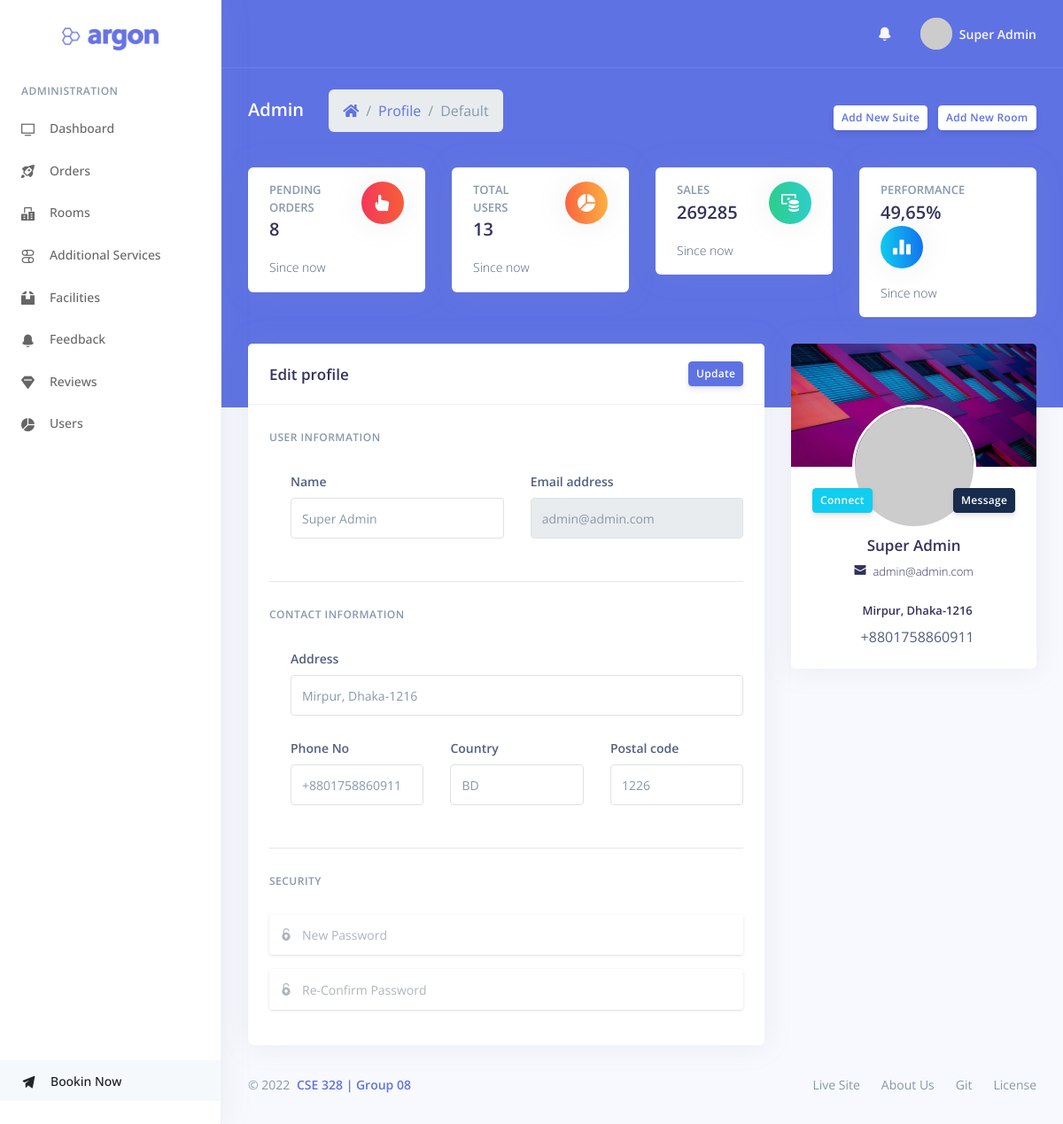
/?page=profile (signed in), run on the app's committed database.
### tables this page shows
CREATE TABLE `user` (
  `id` int(11) NOT NULL,
  `email` varchar(50) NOT NULL,
  `name` varchar(250) NOT NULL,
  `password` varchar(900) NOT NULL,
  `phone` varchar(20) DEFAULT NULL,
  `address` text DEFAULT NULL,
  `country` varchar(255) DEFAULT NULL,
  `postal` int(11) DEFAULT NULL,
  `created_on` datetime NOT NULL DEFAULT current_timestamp()
);

### include/profile.php (the view, shortened to what this page needs)
<?php
$user = get_user_meta();
?>
<div class="row">
  <div class="col-xl-4 order-xl-2">
    <div class="card card-profile">
      <div class="row justify-content-center">
        <div class="col-lg-3 order-lg-2">
          <div class="card-profile-image">
            <a href="#">
              <img src="<?php get_user_image(); ?>" class="rounded-circle">
            </a>
          </div>
        </div>
      </div>
      <div class="card-header text-center border-0 pt-8 pt-md-4 pb-0 pb-md-4">
        <div class="d-flex justify-content-between">
          <a href="#" class="btn btn-sm btn-info  mr-4 ">Connect</a>
          <a href="#" class="btn btn-sm btn-default float-right">Message</a>
        </div>
      </div>
      <div class="card-body pt-0">
        <div class="text-center">
          <h5 class="h3"><?php echo $user['name'] ?></h5>
          <div class="h5 font-weight-300">
            <i class="ni ni-email-83 mr-2"></i><?php echo $user['email']; ?>
          </div>
          <div class="h5 mt-4">
            <i class="ni ni-business_briefcase-24 mr-2"></i><?php echo $user['address']; ?>
          </div>
          <div>
            <i class="ni ni-education_hat mr-2"></i><?php echo $user['phone'] ?>
          </div>
        </div>
      </div>
    </div>
  </div>
  <div class="col-xl-8 order-xl-1">
    <form action="#" method="POST">
      <div class="card">
        <div class="card-header">
          <div class="row align-items-center">
            <div class="col-8">
              <h3 class="mb-0">Edit profile </h3>
            </div>
            <div class="col-4 text-right">
              <button type="submit" name="profile-update" class="btn btn-sm btn-primary">Update</button>
            </div>
          </div>
        </div>
        <div class="card-body">
          <h6 class="heading-small text-muted mb-4">User information</h6>
          <div class="pl-lg-4">
            <div class="row">
              <div class="col-lg-6">
                <div class="form-group">
                  <label class="form-control-label" for="input-username">Name</label>
                  <input type="text" id="input-username" class="form-control" placeholder="Name" name="name" value="<?php echo $user['name']; ?>">
                </div>
              </div>
              <div class="col-lg-6">
                <div class="form-group">
                  <label class="form-control-label" for="input-email">Email address</label>
                  <input type="email" id="input-email" class="form-control" placeholder="Email" value="<?php echo $user['email']; ?>" disabled>
                </div>
              </div>
            </div>
          </div>
          <hr class="my-4">
          <h6 class="heading-small text-muted mb-4">Contact information</h6>
          <div class="pl-lg-4">
            <div class="row">
              <div class="col-md-12">
                <div class="form-group">
                  <label class="form-control-label" for="input-address">Address</label>
                  <input id="input-address" class="form-control" placeholder="Address" name="address" value="<?php echo $user['address'] ?>" type="text">
                </div>
              </div>
            </div>
            <div class="row">
              <div class="col-lg-4">
                <div class="form-group">
                  <label class="form-control-label" for="input-city">Phone No</label>
                  <input type="tel" id="input-city" class="form-control" placeholder="Phone Number" name="phone" minlength="11" maxlength="14" value="<?php echo $user['phone'] ?>">
                </div>
              </div>
              <div class="col-lg-4">
                <div class="form-group">
                  <label class="form-control-label" for="input-country">Country</label>
                  <input type="text" id="input-country" class="form-control" placeholder="Country" name="country" value="<?php echo $user['country'] ?>">
                </div>
              </div>
              <div class="col-lg-4">
                <div class="form-group">
                  <label class="form-control-label" for="input-country">Postal code</label>
                  <input type="number" id="input-postal-code" class="form-control" placeholder="Postal code" name="post_code" value="<?php echo $user['postal'] ?>">
                </div>
              </div>
            </div>
          </div>
          <hr class="my-4">
          <h6 class="heading-small text-muted mb-4">Security</h6>
          <div class="form-group mb-3">
            <div class="input-group input-group-merge input-group-alternative">
              <div class="input-group-prepend">
                <span class="input-group-text"><i class="ni ni-lock-circle-open"></i></span>
              </div>
              <input class="form-control" placeholder="New Password" type="password" name="password">
            </div>
          </div>
          <div class="form-group mb-3">
            <div class="input-group input-group-merge input-group-alternative">
              <div class="input-group-prepend">
                <span class="input-group-text"><i class="ni ni-lock-circle-open"></i></span>
              </div>
              <input class="form-control" placeholder="Re-Confirm Password" type="password" name="password2">
            </div>
          </div>
        </div>
      </div>
    </form>
  </div>
</div>

### include/function.php (shortened to what this page needs)
<?php
function get_header( $arg = "main" ) {
	if ( $arg == 'main') {
		include('include/header.php');
	}
	elseif ( $arg == 'logout' ) {
		include('include/header_logout.php');
	}
}
function get_footer( $arg = "main" ) {
	if ( $arg == 'main') {
		include('include/footer.php');
	}
	elseif ( $arg == 'logout' ) {
		include('include/footer_logout.php');
	}
}
function get_page_title( $arg = null ) {
	$page = ( isset( $arg ) ? $arg : filter_var($_GET['page'], FILTER_SANITIZE_STRING, FILTER_FLAG_STRIP_HIGH) );
	$name = null;
	if ($page == 'dashboard')
	{
		$name = "Dashboard";
	}
	elseif ($page == 'checkout')
	{
		$name = "Checkout";
	}
	elseif ($page == 'checkout')
	{
		$name = "Checkout";
	}
	elseif ($page == 'profile')
	{
		$name = "Profile";
	}
	elseif ($page == 'feedback')
	{
		$name = "Feedback List";
	}
	elseif ($page == 'services')
	{
		$name = "Aditional Services";
	}
	elseif ($page == 'rooms')
	{
		$name = "Rooms List";
	}
	elseif ($page == 'facilities')
	{
		$name = "Facilities";
	}
	elseif ($page == 'reviews')
	{
		$name = "Reviews";
	}
	elseif ($page == 'order')
	{
		$name = "Order List";
	}
	echo $name;
}
function get_page_permalink( $arg = null, $id = false, $table = false ) {
	$page = ( isset( $arg ) ? $arg : filter_var($_GET['page'], FILTER_SANITIZE_STRING, FILTER_FLAG_STRIP_HIGH) );
	$url = null;
	if ($page == 'dashboard')
	{
		$url = "/?page=dashboard";
	}
	elseif ($page == 'checkout')
	{
		$url = "/?page=checkout";
	}
	elseif ($page == 'order-proceed')
	{
		$url = "/?page=order-proceed";
	}
	elseif ($page == 'order')
	{
		$url = "/?page=order";
	}
	elseif ($page == 'profile')
	{
		$url = "/?page=profile";
	}
	elseif ($page == 'services')
	{
		$url = "/?page=services";
	}
	elseif ($page == 'facilities')
	{
		$url = "/?page=facilities";
	}
	elseif ($page == 'feedback')
	{
		$url = "/?page=feedback";
	}
	elseif ($page == 'reviews')
	{
		$url = "/?page=reviews";
	}
	elseif ($page == 'users')
	{
		$url = "/?page=users";
	}
	elseif ($page == 'room')
	{
		$url = "/?page=rooms";
	}
	elseif ($page == 'suite')
	{
		$url = "/?page=suite";
	}
	elseif ($page == 'suite-add')
	{
		$url = "/?page=suite&action=add-new";
	}
	elseif ($page == 'room-add')
	{
		$url = "/?page=rooms";
	}
	elseif ($page == 'single-suite')
	{
		$url = "/?page=suite&id=";
	}
	elseif ($page == 'delete')
	{
		$url = "/?page=delete&from=". $table ."&id=". $id;
	}
	elseif ($page == 'status-update')
	{
		$url = "/?page=status-update&from=". $table ."&id=". $id;
	}
	else{
		$url = '#';
	}
	echo SITE_URL.$url;
}
function get_user_name( $id = false ) {
	$conn = $GLOBALS['conn'];
	if($id == false)
	{
		$id = $_SESSION['id'];
	}else{
		$id = (int) $id;
	}
	$stmt = $conn->prepare("SELECT name FROM user WHERE id = $id");
	$stmt->execute();
	echo sprintf($stmt->fetchColumn());
}
function get_user_image() {
	echo "https://picsum.photos/1000/";
}
function get_user_meta($id = false) {
	if($id == false)
	{
		$id = $_SESSION['id'];
	}else{
		$id = (int) $id;
	}
	$conn = $GLOBALS['conn'];
	$stmt = $conn->prepare("SELECT * FROM user WHERE id = $id");
	$stmt->execute();
	$result = $stmt->fetchAll();
	$result = array_shift($result);
	return $result;
}
function get_total_user_count() {
	$conn = $GLOBALS['conn'];
	$stmt = $conn->prepare("SELECT id FROM user");
	$stmt->execute();
	$count = $stmt->rowCount();
	echo sprintf($count);
}
function get_painding_order_count() {
	$conn = $GLOBALS['conn'];
	$stmt = $conn->prepare("SELECT id FROM `order` WHERE status=0");
	$stmt->execute();
	$count = $stmt->rowCount();
	echo sprintf($count);
}
function get_total_sale() {
	$conn = $GLOBALS['conn'];
	$stmt = $conn->prepare("SELECT SUM(total_cost) FROM `order` WHERE status=1");
	$stmt->execute();
	echo sprintf($stmt->fetchColumn());
}

### data on the page
user: name "Super Admin", email "admin@admin.com", address "Mirpur, Dhaka-1216", phone "+8801758860911", country "BD", post_code "1226"

### other printed values
$name "Profile"
sprintf($count) "8"
sprintf($count) "13"
sprintf($stmt->fetchColumn()) "269285"
